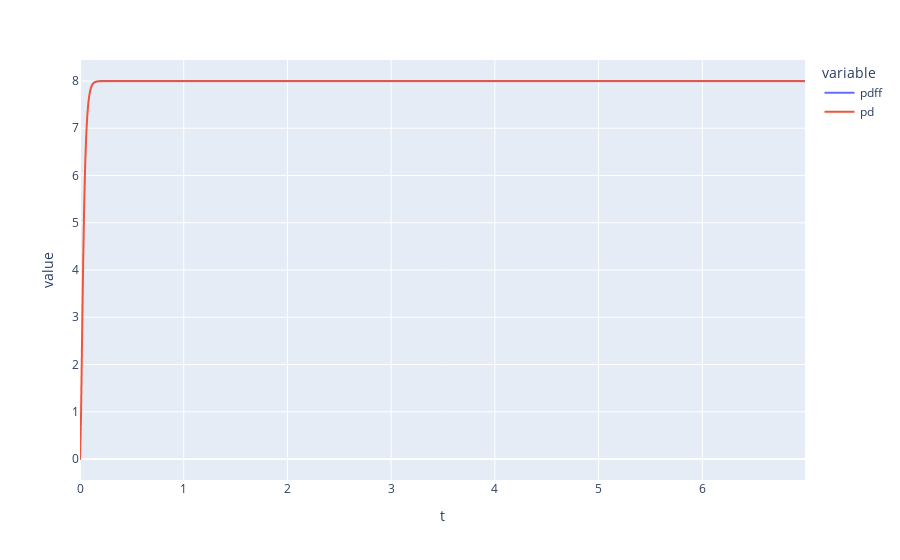

Write notebook code for a chart like this one.
### Code cell
params = CrazyflieParams()

def sim_quad(f_control, t_end, y_0):
    def quad_rate_func(t, y):
        F_in = f_control(y)

        # Double integrator with gravity dynamics
        return np.array([y[1], 1/params.mass * (F_in - params.mass * params.g)])

    sim_time = np.arange(0, t_end, 0.01)
    return solve_ivp(quad_rate_func, [0, t_end], y_0, t_eval=sim_time)

df_results = pd.DataFrame({"t": ode_soln.t})
df_results.set_index("t")

ref = np.array([8, 0])
y_0 = np.array([0, 0])
gains = PIDGains(100, 0, 3.5)

# PDFF control is full-state-feedback
K = np.array([gains.kp, gains.kd])
f_control = lambda y: np.dot(K, ref - y) + params.mass * params.g
soln_pdff = sim_quad(f_control, 7, y_0)

df_results.insert(len(df_results.columns), "pdff", soln_pdff.y[0, :])

# Just PD
K = np.array([gains.kp, gains.kd])
f_control = lambda y: np.dot(K, ref - y)
soln_pd = sim_quad(f_control, 7, y_0)

df_results.insert(len(df_results.columns), "pd", soln_pd.y[0, :])

# Expected analytic form for PDFF simulation


px.line(df_results, x="t", y=df_results.columns).show()

### Figure 1 — Plotly figure (JSON) as saved in the notebook; plotly's stock layout.template omitted (floating-point values rounded to 4 significant figures; data arrays with more than 128 entries replaced by an {"elided": "..."} marker saying what was removed)
{"data": [{"hovertemplate": "variable=pdff<br>t=%{x}<br>value=%{y}<extra></extra>", "legendgroup": "pdff", "line": {"color": "#636efa", "dash": "solid"}, "marker": {"symbol": "circle"}, "mode": "lines", "name": "pdff", "showlegend": true, "type": "scattergl", "x": {"elided": "700 float values"}, "xaxis": "x", "y": {"elided": "700 float values"}, "yaxis": "y"}, {"hovertemplate": "variable=pd<br>t=%{x}<br>value=%{y}<extra></extra>", "legendgroup": "pd", "line": {"color": "#EF553B", "dash": "solid"}, "marker": {"symbol": "circle"}, "mode": "lines", "name": "pd", "showlegend": true, "type": "scattergl", "x": {"elided": "700 float values"}, "xaxis": "x", "y": {"elided": "700 float values"}, "yaxis": "y"}], "layout": {"autosize": true, "legend": {"title": {"text": "variable"}, "tracegroupgap": 0}, "margin": {"t": 60}, "xaxis": {"anchor": "y", "autorange": true, "domain": [0, 1], "range": [0, 6.99], "title": {"text": "t"}, "type": "linear"}, "yaxis": {"anchor": "x", "autorange": true, "domain": [0, 1], "range": [-0.4444, 8.444], "title": {"text": "value"}, "type": "linear"}}}
